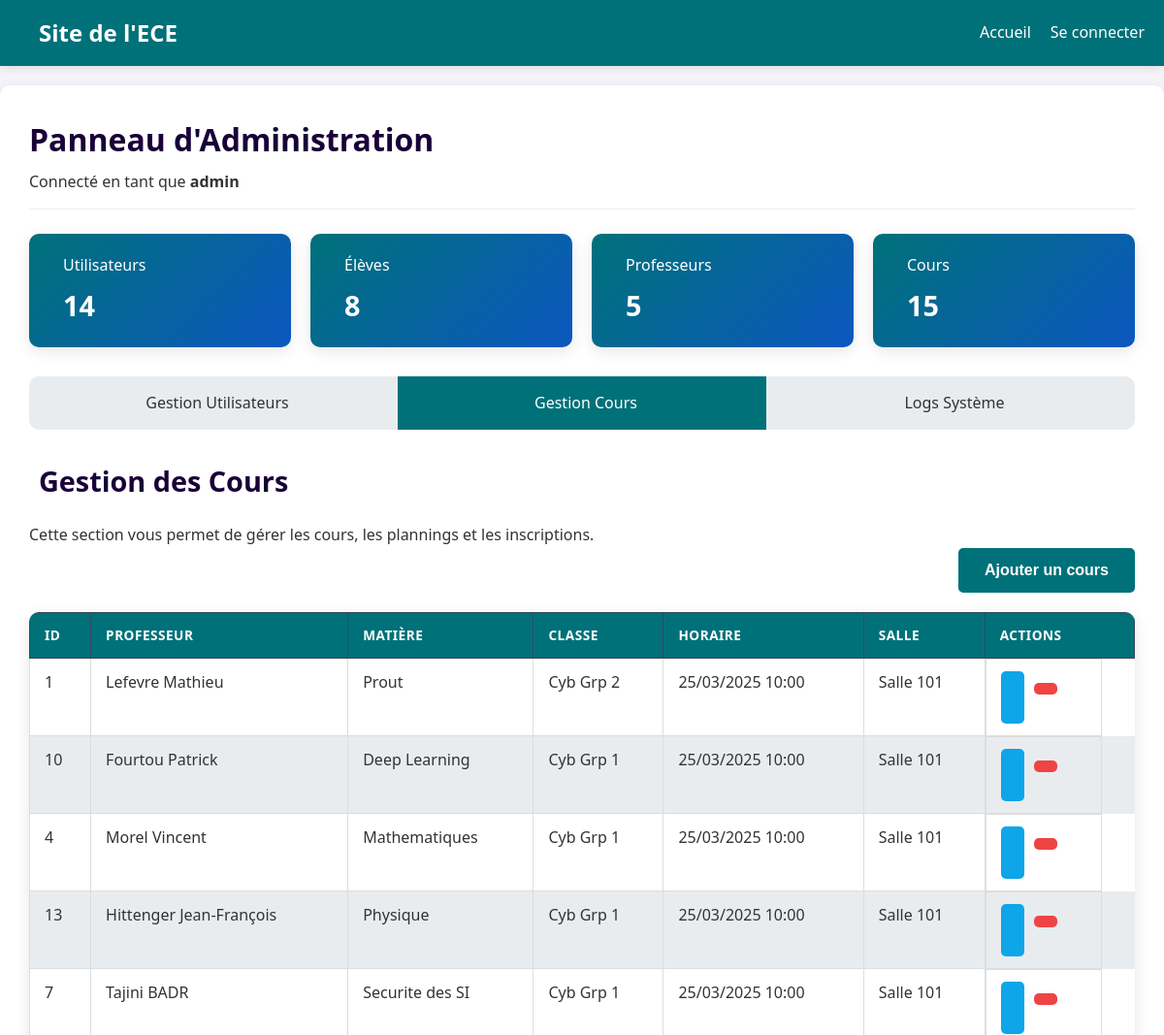
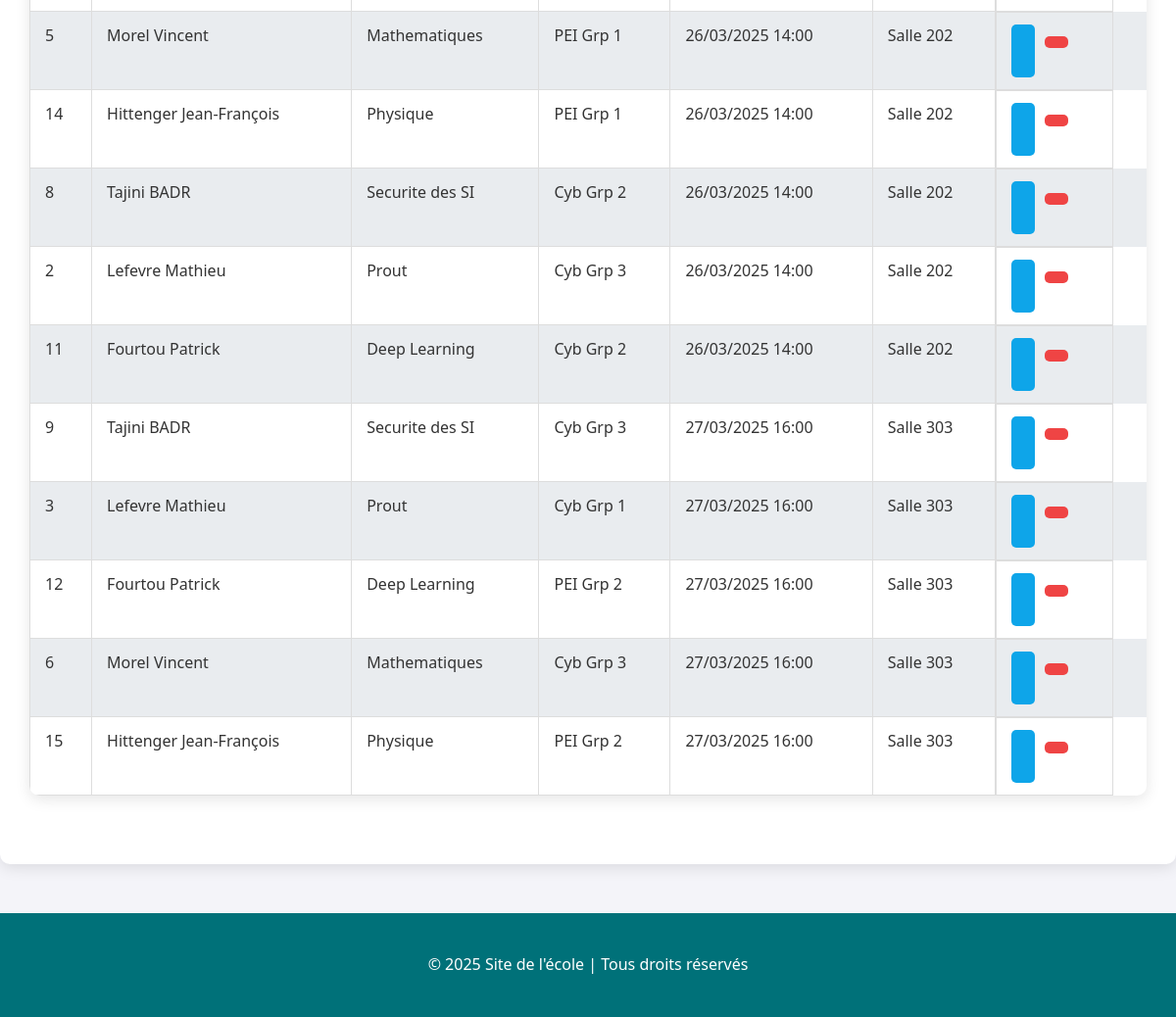
The app's page /pages/admin.php?section=cours (signed in) with its own data (2 pictures, top to bottom).
### tables this page shows
CREATE TABLE IF NOT EXISTS cours (
    id INT AUTO_INCREMENT PRIMARY KEY,
    prof_id INT NOT NULL,
    classe VARCHAR(50) NOT NULL,
    matiere VARCHAR(50) NOT NULL,
    horaire DATETIME NOT NULL,
    salle VARCHAR(50) NOT NULL,
    FOREIGN KEY (prof_id) REFERENCES profs(id) ON DELETE CASCADE
);

CREATE TABLE IF NOT EXISTS profs (
    id INT AUTO_INCREMENT PRIMARY KEY,
    user_id INT NOT NULL UNIQUE,
    nom VARCHAR(50) NOT NULL,
    prenom VARCHAR(50) NOT NULL,
    date_naissance DATE NOT NULL,
    matiere VARCHAR(50) NOT NULL,
    FOREIGN KEY (user_id) REFERENCES users(id) ON DELETE CASCADE
);

### pages/admin.php (the view, shortened to what this page needs)
<?php
require_once('../config/db.php');
$active_section = isset($_GET['section']) ? $_GET['section'] : 'users';
$stmt = $pdo->query("SELECT c.*, p.nom, p.prenom, p.matiere as prof_matiere
                     FROM cours c
                     JOIN profs p ON c.prof_id = p.id
                     ORDER BY c.horaire");
$cours = $stmt->fetchAll(PDO::FETCH_ASSOC);
$totalUsers = $pdo->query("SELECT COUNT(*) FROM users")->fetchColumn();
$totalStudents = $pdo->query("SELECT COUNT(*) FROM users WHERE role = 'eleve'")->fetchColumn();
$totalTeachers = $pdo->query("SELECT COUNT(*) FROM users WHERE role = 'prof'")->fetchColumn();
$totalCourses = $pdo->query("SELECT COUNT(*) FROM cours")->fetchColumn();
include('../includes/header.php');
?>
<div class="admin-dashboard">
    <div class="admin-header">
        <h1>Panneau d'Administration</h1>
        <p>Connecté en tant que <strong><?php echo htmlspecialchars($_SESSION['username']); ?></strong></p>
    </div>
    <div class="dashboard-stats">
        <div class="stat-card">
            <div class="stat-info">
                <h3>Utilisateurs</h3>
                <p><?php echo $totalUsers; ?></p>
            </div>
        </div>
        <div class="stat-card">
            <div class="stat-info">
                <h3>Élèves</h3>
                <p><?php echo $totalStudents; ?></p>
            </div>
        </div>
        <div class="stat-card">
            <div class="stat-info">
                <h3>Professeurs</h3>
                <p><?php echo $totalTeachers; ?></p>
            </div>
        </div>
        <div class="stat-card">
            <div class="stat-info">
                <h3>Cours</h3>
                <p><?php echo $totalCourses; ?></p>
            </div>
        </div>
    </div>
    <div class="admin-nav">
        <a href="?section=users" class="nav-item <?php echo $active_section === 'users' ? 'active' : ''; ?>">
            <i class="fas fa-user-cog"></i> Gestion Utilisateurs
        </a>
        <a href="?section=cours" class="nav-item <?php echo $active_section === 'cours' ? 'active' : ''; ?>">
            <i class="fas fa-book"></i> Gestion Cours
        </a>
        <a href="?section=logs" class="nav-item <?php echo $active_section === 'logs' ? 'active' : ''; ?>">
            <i class="fas fa-clipboard-list"></i> Logs Système
        </a>
    </div>
    <div class="admin-sections">
        <div class="admin-section <?php echo $active_section === 'cours' ? 'active' : ''; ?>">
            <h2><i class="fas fa-book"></i> Gestion des Cours</h2>
            <p>Cette section vous permet de gérer les cours, les plannings et les inscriptions.</p>
            <div class="section-actions">
                <button class="btn btn-primary" id="showAddCoursForm">
                    <i class="fas fa-plus-circle"></i> Ajouter un cours
                </button>
            </div>
            <div class="cours-list">
                <table class="data-table">
                    <thead>
                        <tr>
                            <th>ID</th>
                            <th>Professeur</th>
                            <th>Matière</th>
                            <th>Classe</th>
                            <th>Horaire</th>
                            <th>Salle</th>
                            <th>Actions</th>
                        </tr>
                    </thead>
                    <tbody>
                        <?php foreach ($cours as $c): ?>
                        <tr>
                            <td><?php echo $c['id']; ?></td>
                            <td><?php echo htmlspecialchars($c['nom'] . ' ' . $c['prenom']); ?></td>
                            <td><?php echo htmlspecialchars($c['matiere']); ?></td>
                            <td><?php echo htmlspecialchars($c['classe']); ?></td>
                            <td><?php echo date('d/m/Y H:i', strtotime($c['horaire'])); ?></td>
                            <td><?php echo htmlspecialchars($c['salle']); ?></td>
                            <td class="actions">
                                <button class="btn btn-sm btn-info edit-cours"
                                        data-id="<?php echo $c['id']; ?>"
                                        data-prof-id="<?php echo $c['prof_id']; ?>"
                                        data-matiere="<?php echo htmlspecialchars($c['matiere']); ?>"
                                        data-classe="<?php echo htmlspecialchars($c['classe']); ?>"
                                        data-horaire="<?php echo date('Y-m-d\TH:i', strtotime($c['horaire'])); ?>"
                                        data-salle="<?php echo htmlspecialchars($c['salle']); ?>">
                                </button>
                                <form method="post" action="" class="d-inline delete-form">
                                    <button type="submit" class="btn btn-sm btn-danger" onclick="return confirm('Êtes-vous sûr de vouloir supprimer ce cours ?');">
                                    </button>
                                </form>
                            </td>
                        </tr>
                        <?php endforeach; ?>
                    </tbody>
                </table>
            </div>
        </div>
    </div>
</div>
<?php
include('../includes/footer.php');
?>

### css/style.css (style rules this page uses)
:root { --primary: #007179; --primary-dark: #0c57c0; --secondary: #190038; --secondary-dark: #e04347; --light: #f4f4f9; --dark: #333; --gray: #535252; --light-gray: #e9ecef; --white: #ffffff; --shadow: 0 4px 15px rgba(0, 0, 0, 0.1); --shadow-strong: 0 8px 30px rgba(0, 0, 0, 0.1); --border-radius: 10px; --transition: all 0.3s ease; }
* { margin: 0; padding: 0; box-sizing: border-box; }
body { font-family: 'Segoe UI', Roboto, 'Helvetica Neue', Arial, sans-serif; margin: 0; padding: 0; background-color: var(--light); color: var(--dark); line-height: 1.6; }
h1, h2, h3, h4, h5, h6 { font-weight: 600; margin-bottom: 15px; }
h2 { font-size: 2.5rem; text-align: center; margin-bottom: 2rem; }
.btn { display: inline-block; padding: 12px 25px; border-radius: 5px; text-decoration: none; font-weight: 600; cursor: pointer; transition: var(--transition); text-align: center; border: none; font-size: 16px; }
.btn-primary { background-color: var(--primary); color: var(--white); border: 2px solid var(--primary); }
.admin-dashboard { padding: 30px; background-color: var(--white); border-radius: var(--border-radius); box-shadow: var(--shadow); margin: 20px auto; max-width: 1400px; }
.admin-header { margin-bottom: 25px; padding-bottom: 15px; border-bottom: 1px solid var(--light-gray); }
.admin-header h1 { color: var(--secondary); font-size: 2rem; margin-bottom: 5px; }
.dashboard-stats { display: grid; grid-template-columns: repeat(auto-fit, minmax(200px, 1fr)); gap: 20px; margin-bottom: 30px; }
.stat-card { background: linear-gradient(135deg, var(--primary), var(--primary-dark)); color: var(--white); padding: 20px; border-radius: var(--border-radius); display: flex; align-items: center; box-shadow: var(--shadow); transition: transform 0.3s ease; }
.stat-info h3 { font-size: 1rem; margin-bottom: 5px; font-weight: 500; }
.stat-info p { font-size: 1.8rem; font-weight: 700; }
.admin-nav { display: flex; background-color: var(--light-gray); border-radius: var(--border-radius); margin-bottom: 30px; overflow: hidden; }
.nav-item { padding: 15px 20px; color: var(--dark); text-decoration: none; flex: 1; text-align: center; transition: var(--transition); font-weight: 500; display: flex; align-items: center; justify-content: center; }
.nav-item.active { background-color: var(--primary); color: var(--white); }
.admin-section { display: none; margin-bottom: 40px; }
.admin-section.active { display: block; }
.admin-section h2 { display: flex; align-items: center; font-size: 1.8rem; margin-bottom: 20px; color: var(--secondary); text-align: left; }
.section-actions { margin-bottom: 20px; display: flex; justify-content: flex-end; }
.data-table { width: 100%; border-collapse: collapse; margin-bottom: 30px; box-shadow: var(--shadow); border-radius: var(--border-radius); overflow: hidden; }
.data-table th { background-color: var(--primary); color: var(--white); font-weight: 600; text-transform: uppercase; font-size: 0.85rem; letter-spacing: 0.5px; }
.data-table tr:nth-child(even) { background-color: var(--light-gray); }
.data-table td.actions { white-space: nowrap; width: 120px; }
.btn-sm { padding: 6px 12px; font-size: 0.85rem; }
.btn-info { background-color: #0ea5e9; color: white; border: none; }
.btn-danger { background-color: #ef4444; color: white; border: none; }
.d-inline { display: inline-block; }
.admin-section.active { animation: fadeIn 0.5s; }
.actions { display: flex; gap: 10px; }
.btn-danger { background-color: #ef4444; color: var(--white); }
table { width: 100%; border-collapse: collapse; }
th { background-color: #2c3e50; color: white; padding: 12px; text-align: center; font-weight: 500; border: 1px solid #34495e; }

### records on screen
cours: id "1", prof.prenom "Lefevre Mathieu", matiere "Prout", classe "Cyb Grp 2", horaire "25/03/2025 10:00", salle "Salle 101"
cours: id "10", prof.prenom "Fourtou Patrick", matiere "Deep Learning", classe "Cyb Grp 1", horaire "25/03/2025 10:00", salle "Salle 101"
cours: id "4", prof.prenom "Morel Vincent", matiere "Mathematiques", classe "Cyb Grp 1", horaire "25/03/2025 10:00", salle "Salle 101"
cours: id "13", prof.prenom "Hittenger Jean-François", matiere "Physique", classe "Cyb Grp 1", horaire "25/03/2025 10:00", salle "Salle 101"
cours: id "7", prof.prenom "Tajini BADR", matiere "Securite des SI", classe "Cyb Grp 1", horaire "25/03/2025 10:00", salle "Salle 101"
cours: id "5", prof.prenom "Morel Vincent", matiere "Mathematiques", classe "PEI Grp 1", horaire "26/03/2025 14:00", salle "Salle 202"
cours: id "14", prof.prenom "Hittenger Jean-François", matiere "Physique", classe "PEI Grp 1", horaire "26/03/2025 14:00", salle "Salle 202"
cours: id "8", prof.prenom "Tajini BADR", matiere "Securite des SI", classe "Cyb Grp 2", horaire "26/03/2025 14:00", salle "Salle 202"
cours: id "2", prof.prenom "Lefevre Mathieu", matiere "Prout", classe "Cyb Grp 3", horaire "26/03/2025 14:00", salle "Salle 202"
cours: id "11", prof.prenom "Fourtou Patrick", matiere "Deep Learning", classe "Cyb Grp 2", horaire "26/03/2025 14:00", salle "Salle 202"
cours: id "9", prof.prenom "Tajini BADR", matiere "Securite des SI", classe "Cyb Grp 3", horaire "27/03/2025 16:00", salle "Salle 303"
cours: id "3", prof.prenom "Lefevre Mathieu", matiere "Prout", classe "Cyb Grp 1", horaire "27/03/2025 16:00", salle "Salle 303"
cours: id "12", prof.prenom "Fourtou Patrick", matiere "Deep Learning", classe "PEI Grp 2", horaire "27/03/2025 16:00", salle "Salle 303"
cours: id "6", prof.prenom "Morel Vincent", matiere "Mathematiques", classe "Cyb Grp 3", horaire "27/03/2025 16:00", salle "Salle 303"
cours: id "15", prof.prenom "Hittenger Jean-François", matiere "Physique", classe "PEI Grp 2", horaire "27/03/2025 16:00", salle "Salle 303"

### other values on screen
$_SESSION['username'] "admin"
$totalUsers "14"
$totalStudents "8"
$totalTeachers "5"
$totalCourses "15"
